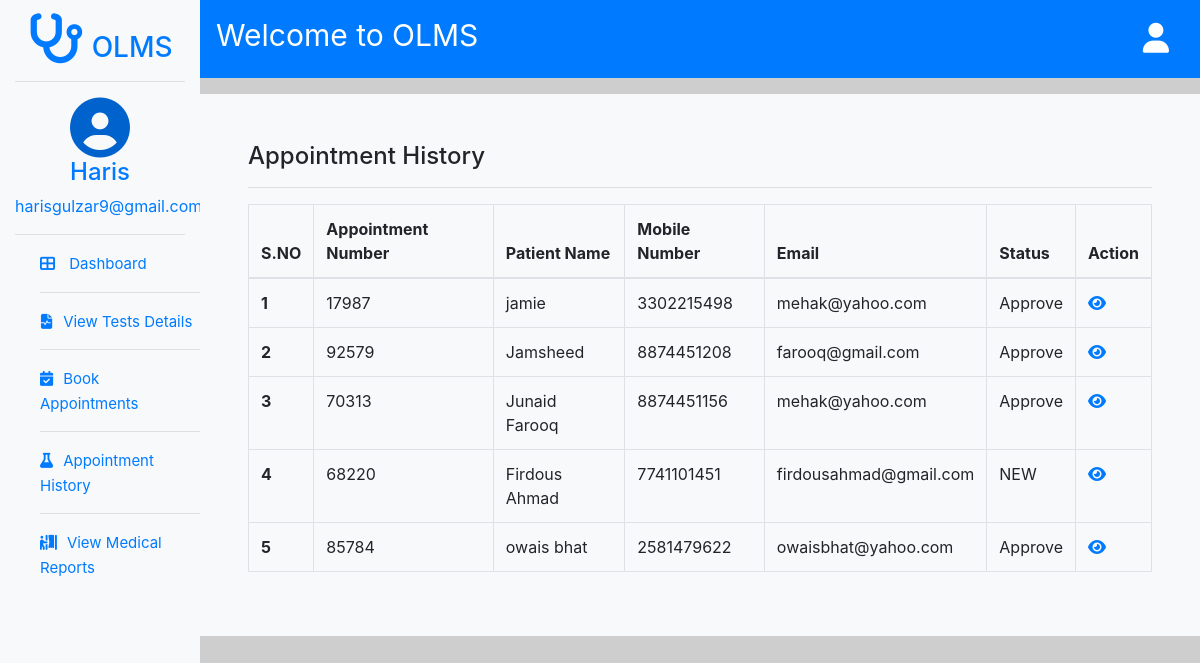
The app's page /userside/appointment-history/ (signed in), older data.
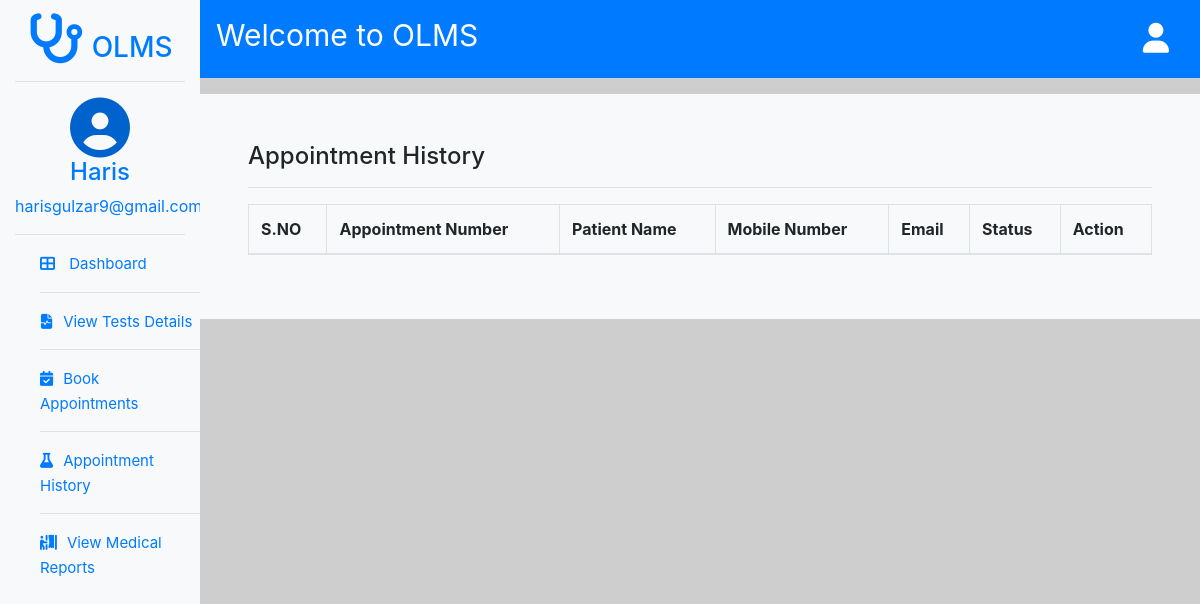
The same page, newer data.
### users/models.py (models this page shows, shortened)
class appointment(models.Model):
    user_id = models.ForeignKey(enduser,on_delete=models.CASCADE)
    appointmentno = models.CharField(max_length=100, unique=True)
    patientname =models.CharField(max_length=30)
    gender = models.CharField(max_length=10)
    address= models.CharField(max_length=200, default='NA')
    dateofbirth = models.DateField()
    mobile = models.IntegerField(unique=True)
    email= models.CharField(max_length=100)
    appointmentdate = models.DateField(default=date.today)
    appointmenttime = models.DateTimeField(default=timezone.now)
    prescription= models.FileField(upload_to='prescriptions/',blank=True, null=True)
    report=models.FileField(upload_to='reports/',blank=True,null=True)

class appointmentstatus(models.Model):
    appointment = models.ForeignKey(appointment, on_delete=models.CASCADE)
    status = models.CharField(max_length=50, default='NEW')
    comment = models.CharField(max_length=100, default='Yet to Review')
    def __str__(self):
        return self.status

### users/views.py (the view)
# urls.py: path("userside/appointment-history/", views.appointmenthistory, name='apt-history'),
def appointmenthistory(request):
    if checkauth(request)==True:
        userid=request.session['userid']
        history=appointment.objects.filter(user_id=userid)
        status=appointmentstatus.objects.filter(appointment__user_id=userid)
        mylist = zip(history,status)
        return render(request,'appointment-history.html',{'context':mylist})
    return redirect('userlogin')

### users/views.py (called while the page is built)
def checkauth(request):
    if request.session.has_key('userid'):
        return True
    else:
        return False

### templates/appointment-history.html (shortened to what this page needs)
{% extends 'userbase.html' %}
{% block body %}
<div class="container  bg-light p-5 mt-3">
  <div class="row">
    <div class="col-lg-12">
      <h4>Appointment History</h4>
      <hr>
      <table class="table table-bordered">
        <thead>
          <tr>
            <th scope="col">S.NO</th>
            <th scope="col">Appointment Number</th>
            <th scope="col">Patient Name</th>
            <th scope="col">Mobile Number</th>
            <th scope="col">Email</th>
            <th scope="col">Status</th>
            <th scope="col">Action</th>
          </tr>
        </thead>
        <tbody>
        <tbody>
          {% for history,status in context%}
          <tr>
            <th scope="row">{{forloop.counter}}</th>
            <td>{{history.appointmentno}}</td>
            <td>{{ history.patientname }}</td>
            <td>{{ history.mobile }}</td>
            <td>{{ history.email }}</td>
            <td>{{ status }}</td>
            <td><a href="{% url 'view-apt' history.appointmentno %}"><i class="fas fa-eye"></i></a></td>
          </tr>
          {% endfor %}
        </tbody>
        </tbody>
      </table>
    </div>
  </div>
</div>
{% endblock body %}

Row changes from the older to the newer data that the page shows:
removed appointment: appointmentno "17987", patientname "jamie", mobile "3302215498", email "mehak@yahoo.com", status "Approve"
removed appointment: appointmentno "92579", patientname "Jamsheed", mobile "8874451208", email "farooq@gmail.com", status "Approve"
removed appointment: appointmentno "70313", patientname "Junaid Farooq", mobile "8874451156", email "mehak@yahoo.com", status "Approve"
removed appointment: appointmentno "68220", patientname "Firdous Ahmad", mobile "7741101451", email "firdousahmad@gmail.com", status "NEW"
removed appointment: appointmentno "85784", patientname "owais bhat", mobile "2581479622", email "owaisbhat@yahoo.com", status "Approve"
